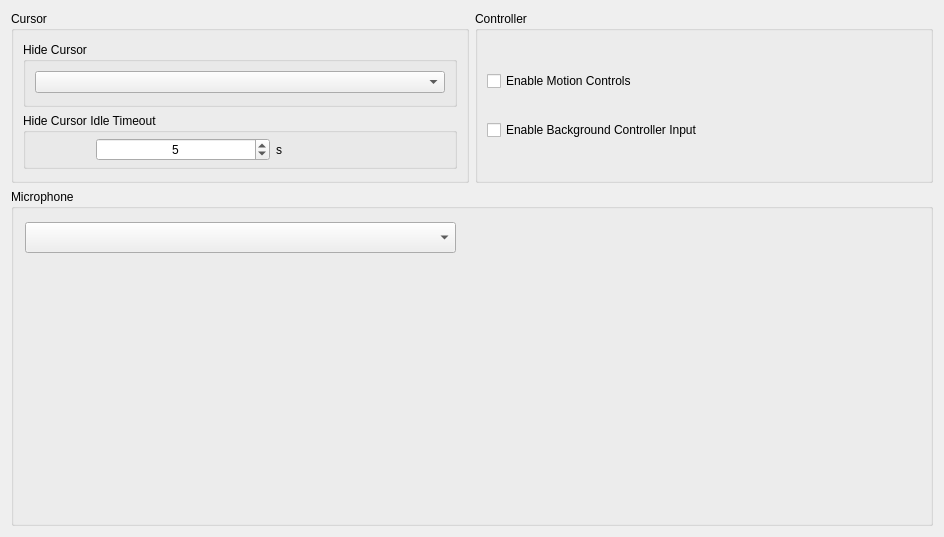
      <widget class="QWidget" name="inputTabContents">
       <property name="geometry">
        <rect>
         <x>0</x>
         <y>0</y>
         <width>944</width>
         <height>537</height>
        </rect>
       </property>
       <layout class="QVBoxLayout" name="inputTabVLayout" stretch="0,0">
        <item>
         <layout class="QHBoxLayout" name="inputTabHLayoutTop" stretch="1,1">
          <item>
           <layout class="QVBoxLayout" name="cursorTabLayoutLeft">
            <property name="spacing">
             <number>6</number>
            </property>
            <property name="bottomMargin">
             <number>0</number>
            </property>
            <item alignment="Qt::AlignmentFlag::AlignTop">
             <widget class="QGroupBox" name="cursorGroupBox">
              <property name="title">
               <string>Cursor</string>
              </property>
              <layout class="QGridLayout" name="gridLayout_2">
               <property name="topMargin">
                <number>11</number>
               </property>
               <property name="bottomMargin">
                <number>11</number>
               </property>
               <item row="0" column="0">
                <widget class="QGroupBox" name="hideCursorGroupBox">
                 <property name="enabled">
                  <bool>true</bool>
                 </property>
                 <property name="sizePolicy">
                  <sizepolicy hsizetype="Preferred" vsizetype="Fixed">
                   <horstretch>0</horstretch>
                   <verstretch>0</verstretch>
                  </sizepolicy>
                 </property>
                 <property name="title">
                  <string>Hide Cursor</string>
                 </property>
                 <layout class="QVBoxLayout" name="hideCursorLayout">
                  <property name="spacing">
                   <number>7</number>
                  </property>
                  <property name="bottomMargin">
                   <number>11</number>
                  </property>
                  <item>
                   <widget class="QComboBox" name="hideCursorComboBox"/>
                  </item>
                 </layout>
                </widget>
               </item>
               <item row="1" column="0">
                <widget class="QGroupBox" name="idleTimeoutGroupBox">
                 <property name="enabled">
                  <bool>true</bool>
                 </property>
                 <property name="sizePolicy">
                  <sizepolicy hsizetype="Preferred" vsizetype="Fixed">
                   <horstretch>0</horstretch>
                   <verstretch>0</verstretch>
                  </sizepolicy>
                 </property>
                 <property name="minimumSize">
                  <size>
                   <width>0</width>
                   <height>0</height>
                  </size>
                 </property>
                 <property name="title">
                  <string>Hide Cursor Idle Timeout</string>
                 </property>
                 <property name="alignment">
                  <set>Qt::AlignmentFlag::AlignLeading|Qt::AlignmentFlag::AlignLeft|Qt::AlignmentFlag::AlignTop</set>
                 </property>
                 <property name="flat">
                  <bool>false</bool>
                 </property>
                 <layout class="QHBoxLayout" name="IdleTimeoutLayout" stretch="0,0">
                  <property name="spacing">
                   <number>6</number>
                  </property>
                  <property name="leftMargin">
                   <number>70</number>
                  </property>
                  <property name="topMargin">
                   <number>5</number>
                  </property>
                  <property name="rightMargin">
                   <number>5</number>
                  </property>
                  <property name="bottomMargin">
                   <number>5</number>
                  </property>
                  <item>
                   <widget class="QSpinBox" name="idleTimeoutSpinBox">
                    <property name="enabled">
                     <bool>true</bool>
                    </property>
                    <property name="sizePolicy">
                     <sizepolicy hsizetype="Minimum" vsizetype="Fixed">
                      <horstretch>0</horstretch>
                      <verstretch>0</verstretch>
                     </sizepolicy>
                    </property>
                    <property name="minimumSize">
                     <size>
                      <width>0</width>
                      <height>0</height>
                     </size>
                    </property>
                    <property name="maximumSize">
                     <size>
                      <width>16777215</width>
                      <height>16777215</height>
                     </size>
                    </property>
                    <property name="layoutDirection">
                     <enum>Qt::LayoutDirection::LeftToRight</enum>
                    </property>
                    <property name="wrapping">
                     <bool>false</bool>
                    </property>
                    <property name="alignment">
                     <set>Qt::AlignmentFlag::AlignCenter</set>
                    </property>
                    <property name="buttonSymbols">
                     <enum>QAbstractSpinBox::ButtonSymbols::UpDownArrows</enum>
                    </property>
                    <property name="suffix">
                     <string notr="true"/>
                    </property>
                    <property name="maximum">
                     <number>3600</number>
                    </property>
                    <property name="value">
                     <number>5</number>
                    </property>
                    <property name="displayIntegerBase">
                     <number>10</number>
                    </property>
                   </widget>
                  </item>
                  <item>
                   <widget class="QLabel" name="idleTimeoutDurationLabel">
                    <property name="text">
                     <string>s</string>
                    </property>
                   </widget>
                  </item>
                 </layout>
                </widget>
               </item>
              </layout>
             </widget>
            </item>
           </layout>
          </item>
          <item>
           <layout class="QVBoxLayout" name="ControllerTabLayoutMiddle">
            <item>
             <widget class="QGroupBox" name="ControllerGroupBox">
              <property name="sizePolicy">
               <sizepolicy hsizetype="MinimumExpanding" vsizetype="Preferred">
                <horstretch>0</horstretch>
                <verstretch>0</verstretch>
               </sizepolicy>
              </property>
              <property name="title">
               <string>Controller</string>
              </property>
              <property name="alignment">
               <set>Qt::AlignmentFlag::AlignLeading|Qt::AlignmentFlag::AlignLeft|Qt::AlignmentFlag::AlignTop</set>
              </property>
              <property name="flat">
               <bool>false</bool>
              </property>
              <layout class="QVBoxLayout" name="ControllerLayout">
               <property name="spacing">
                <number>0</number>
               </property>
               <property name="topMargin">
                <number>11</number>
               </property>
               <property name="bottomMargin">
                <number>11</number>
               </property>
               <item>
                <widget class="QCheckBox" name="motionControlsCheckBox">
                 <property name="sizePolicy">
                  <sizepolicy hsizetype="Minimum" vsizetype="Maximum">
                   <horstretch>0</horstretch>
                   <verstretch>0</verstretch>
                  </sizepolicy>
                 </property>
                 <property name="text">
                  <string>Enable Motion Controls</string>
                 </property>
                </widget>
               </item>
               <item>
                <widget class="QCheckBox" name="backgroundControllerCheckBox">
                 <property name="text">
                  <string>Enable Background Controller Input</string>
                 </property>
                </widget>
               </item>
              </layout>
             </widget>
            </item>
           </layout>
          </item>
         </layout>
        </item>
        <item>
         <layout class="QHBoxLayout" name="inputTabHLayoutBottom">
          <property name="topMargin">
           <number>0</number>
          </property>
          <item>
           <layout class="QHBoxLayout" name="micTabLayoutLeft">
            <item>
             <widget class="QGroupBox" name="MicGroupBox">
              <property name="title">
               <string>Microphone</string>
              </property>
              <widget class="QComboBox" name="micComboBox">
               <property name="geometry">
                <rect>
                 <x>14</x>
                 <y>33</y>
                 <width>431</width>
                 <height>31</height>
                </rect>
               </property>
              </widget>
             </widget>
            </item>
            <item>
             <spacer name="verticalSpacer_8">
              <property name="orientation">
               <enum>Qt::Orientation::Vertical</enum>
              </property>
              <property name="sizeHint" stdset="0">
               <size>
                <width>0</width>
                <height>40</height>
               </size>
              </property>
             </spacer>
            </item>
           </layout>
          </item>
         </layout>
        </item>
       </layout>
      </widget>
